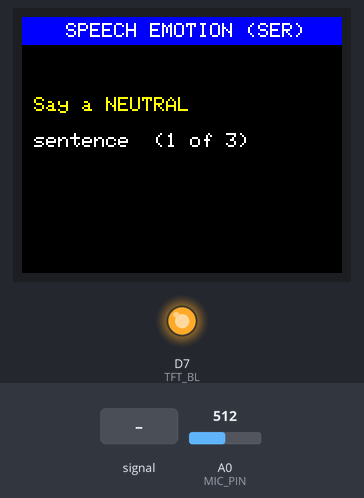
A sketch run on a simulated Arduino Uno R4 Minima. On the bench: 160×128 colour display, output pins drawn as LEDs (lit = HIGH). Inputs (shaded band) come from the test bench; at power-on: A0 (MIC_PIN) = 512 (analog values on the 0–1023 scale). What the sketch prints to the serial monitor is not drawn.

Above: at 3.3 s.
3.4 s: A0 (MIC_PIN) fed a 2 Hz sine of ±306 counts around its level
At 3.63 s:
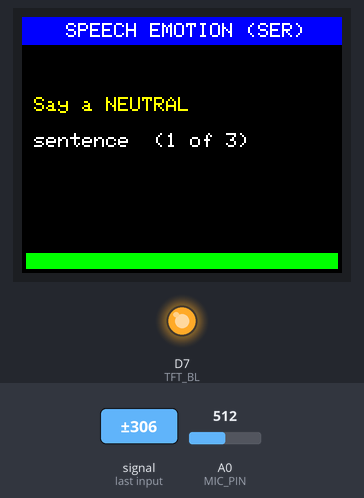
4.9 s: A0 (MIC_PIN) set to 716
At 6.1 s:
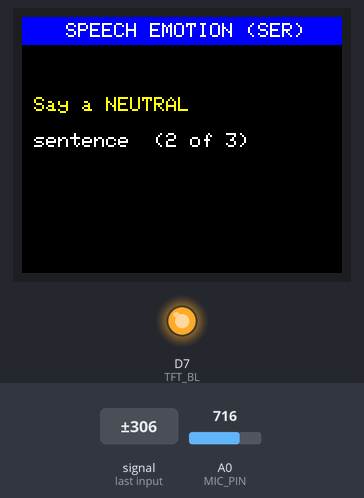
6.9 s: A0 (MIC_PIN) fed a 200 Hz sine of ±81 counts around its level
At 16.1 s:
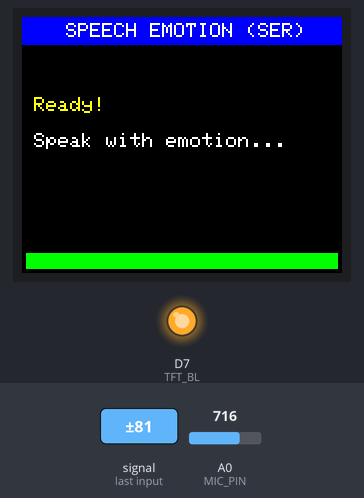
Timing chart, 0 to 16.8 s (numbered marks = the images above; inputs shaded):
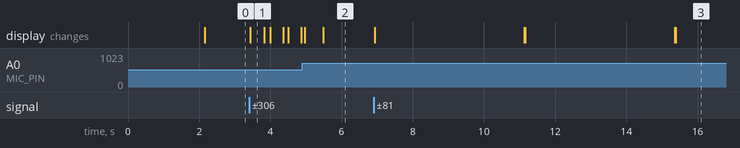

Measured:
- after the input at 3.4 s, the display: changes at once (image 1)
- after the input at 6.9 s, the display: first changes at once (image 3 shows a later state)
- what the display in image 1 shows lasts 0.4 s, from 3.4 s to 3.8 s

The sketch:

SpeechEmotion_UnoR4.ino
```cpp
/*
  Speech Emotion Detection - Arduino UNO R4 WiFi
  Mic    : Seeed Grove Sound Sensor v1.7  (SIG -> A0)
  Display: SmartElex 1.8" 128x160 SPI LCD (ST7735)

  Method : frame-wise prosodic features (RMS energy, pitch via
           autocorrelation, pitch variation, zero-crossing rate),
           speaker-relative calibration, rule-based classifier.
  Output : emotion on LCD + feature CSV on Serial (115200) for dataset
           collection / training a better classifier later.

  Libraries (Library Manager):
    - Adafruit GFX Library
    - Adafruit ST7735 and ST7789 Library
*/

#include <SPI.h>
#include <Adafruit_GFX.h>
#include <Adafruit_ST7735.h>

// ---------------- PINS: change these to match YOUR wiring ----------------
// Hardware SPI on UNO R4 is fixed:  CLK -> D13,  DIN -> D11
#define TFT_CS   10
#define TFT_DC    9
#define TFT_RST   8
#define TFT_BL    7      // backlight; or wire BL straight to 3.3V and ignore
#define MIC_PIN  A0

// ---------------- TUNABLE THRESHOLDS ----------------
const float AROUSAL_HIGH   = 0.35f;  // above -> Happy/Angry
const float AROUSAL_LOW    = -0.15f; // below -> Sad (if pitch is flat)
const float ANGRY_ENERGY   = 1.5f;   // energy ratio needed for Angry
const float ANGRY_ZCR      = 1.15f;  // ZCR ratio (harsh voice) for Angry
const float VOICED_CORR    = 0.35f;  // autocorrelation peak to accept pitch
const uint8_t CAL_UTTERANCES = 3;    // neutral sentences used as baseline

// ---------------- AUDIO ----------------
#define N 256                         // samples per frame (~32 ms)
const uint32_t SAMPLE_US = 125;       // target 8 kHz
int16_t  buf[N];
float    x[N];
float    fsActual = 8000.0f;

// per-frame features
float fRms, fZcr, fPitch;             // fPitch = 0 if unvoiced

// noise / VAD
float noiseRms = 5, vadThresh = 20;

// utterance accumulators
bool     inUtt = false;
uint16_t nFrames, nVoiced, silence;
float    sumRms, sumZcr, sumP, sumP2;

// speaker baseline
uint8_t  calCount = 0;
float    basePitch = 0, baseRms = 0, baseZcr = 0, baseCv = 0;

Adafruit_ST7735 tft(TFT_CS, TFT_DC, TFT_RST);

// ---------------- DISPLAY HELPERS ----------------
void header() {
  tft.fillScreen(ST77XX_BLACK);
  tft.fillRect(0, 0, 160, 14, ST77XX_BLUE);
  tft.setTextColor(ST77XX_WHITE);
  tft.setTextSize(1);
  tft.setCursor(22, 3);
  tft.print("SPEECH EMOTION (SER)");
}

void message(const char *l1, const char *l2) {
  header();
  tft.setTextColor(ST77XX_YELLOW);
  tft.setCursor(6, 40);  tft.print(l1);
  tft.setTextColor(ST77XX_WHITE);
  tft.setCursor(6, 58);  tft.print(l2);
}

void drawLevel(float rms) {
  float top = vadThresh * 8.0f;
  int w = (int)(156.0f * constrain(rms, 0, top) / top);
  uint16_t c = (rms > vadThresh) ? ST77XX_GREEN : 0x7BEF; // grey when silent
  tft.fillRect(2, 118, w, 8, c);
  tft.fillRect(2 + w, 118, 156 - w, 8, ST77XX_BLACK);
}

void showEmotion(const char *label, uint16_t color,
                 float pitch, float eR, float pR, float cv) {
  header();
  tft.setTextSize(3);
  tft.setTextColor(color);
  int wpx = strlen(label) * 18;
  tft.setCursor((160 - wpx) / 2, 28);
  tft.print(label);

  tft.setTextSize(1);
  tft.setTextColor(ST77XX_WHITE);
  tft.setCursor(6, 66);  tft.print("Pitch : "); tft.print(pitch, 0); tft.print(" Hz");
  tft.setCursor(6, 78);  tft.print("P-ratio: "); tft.print(pR, 2);
  tft.setCursor(6, 90);  tft.print("Energy : "); tft.print(eR, 2); tft.print(" x");
  tft.setCursor(6, 102); tft.print("P-var  : "); tft.print(cv, 2);
}

// ---------------- AUDIO CAPTURE + FEATURES ----------------
void captureFrame() {
  uint32_t t0 = micros(), t = t0;
  for (int i = 0; i < N; i++) {
    while ((uint32_t)(micros() - t) < SAMPLE_US) { }
    t += SAMPLE_US;
    buf[i] = analogRead(MIC_PIN);
  }
  fsActual = (float)N * 1e6f / (float)(micros() - t0);
}

void analyzeFrame(bool wantPitch) {
  float mean = 0;
  for (int i = 0; i < N; i++) mean += buf[i];
  mean /= N;

  float e = 0;
  for (int i = 0; i < N; i++) { x[i] = buf[i] - mean; e += x[i] * x[i]; }
  fRms = sqrt(e / N);

  // zero-crossing rate with hysteresis (ignores tiny noise wiggles)
  float h = 0.2f * fRms;
  int zc = 0, sign = 0;
  for (int i = 0; i < N; i++) {
    int s = (x[i] > h) ? 1 : (x[i] < -h ? -1 : 0);
    if (s != 0) { if (sign != 0 && s != sign) zc++; sign = s; }
  }
  fZcr = (float)zc / N;

  // pitch by autocorrelation, 80..400 Hz
  fPitch = 0;
  if (!wantPitch || e < 1.0f) return;
  int lagMin = (int)(fsActual / 400.0f);
  int lagMax = (int)(fsActual / 80.0f);
  if (lagMax > N / 2) lagMax = N / 2;
  float best = 0; int bestLag = 0;
  for (int lag = lagMin; lag <= lagMax; lag++) {
    float r = 0;
    for (int i = 0; i < N - lag; i++) r += x[i] * x[i + lag];
    r /= e;
    if (r > best) { best = r; bestLag = lag; }
  }
  if (best > VOICED_CORR && bestLag > 0) fPitch = fsActual / bestLag;
}

void calibrateNoise() {
  message("Calibrating noise...", "Stay quiet for 2 sec");
  float s = 0; int n = 60;
  for (int i = 0; i < n; i++) { captureFrame(); analyzeFrame(false); s += fRms; }
  noiseRms  = s / n;
  vadThresh = max(noiseRms * 2.5f, noiseRms + 15.0f);
  Serial.print("# noiseRms="); Serial.print(noiseRms);
  Serial.print(" vadThresh="); Serial.print(vadThresh);
  Serial.print(" fs=");        Serial.println(fsActual);
}

void promptCalibration() {
  char l2[32];
  snprintf(l2, sizeof(l2), "sentence  (%d of %d)", calCount + 1, CAL_UTTERANCES);
  message("Say a NEUTRAL", l2);
}

void resetUtt() {
  inUtt = false; nFrames = nVoiced = silence = 0;
  sumRms = sumZcr = sumP = sumP2 = 0;
}

// ---------------- CLASSIFIER ----------------
void finishUtterance() {
  if (nFrames < 10 || nVoiced < 5) { resetUtt(); return; }   // too short / noise

  float mRms = sumRms / nFrames;
  float mZcr = sumZcr / nFrames;
  float mP   = sumP / nVoiced;
  float var  = sumP2 / nVoiced - mP * mP;
  float cv   = (var > 0 ? sqrt(var) : 0) / mP;               // pitch variation

  if (calCount < CAL_UTTERANCES) {                           // build baseline
    basePitch += mP; baseRms += mRms; baseZcr += mZcr; baseCv += cv;
    calCount++;
    if (calCount == CAL_UTTERANCES) {
      basePitch /= calCount; baseRms /= calCount;
      baseZcr   /= calCount; baseCv  /= calCount;
      if (baseZcr < 0.001f) baseZcr = 0.001f;
      Serial.println("pitch,pRatio,eRatio,zRatio,cv,label");
      message("Ready!", "Speak with emotion...");
    } else promptCalibration();
    resetUtt();
    return;
  }

  float pR = mP / basePitch;
  float eR = mRms / baseRms;
  float zR = mZcr / baseZcr;
  float arousal = 0.5f * (eR - 1.0f) + 1.5f * (pR - 1.0f);

  const char *label; uint16_t color;
  if (arousal > AROUSAL_HIGH) {
    if (eR > ANGRY_ENERGY && zR > ANGRY_ZCR) { label = "ANGRY";  color = ST77XX_RED; }
    else                                     { label = "HAPPY";  color = ST77XX_YELLOW; }
  } else if (arousal < AROUSAL_LOW && cv <= baseCv) {
    label = "SAD";     color = ST77XX_CYAN;
  } else {
    label = "NEUTRAL"; color = ST77XX_GREEN;
  }

  showEmotion(label, color, mP, eR, pR, cv);
  Serial.print(mP, 1); Serial.print(','); Serial.print(pR, 3); Serial.print(',');
  Serial.print(eR, 3); Serial.print(','); Serial.print(zR, 3); Serial.print(',');
  Serial.print(cv, 3); Serial.print(','); Serial.println(label);
  resetUtt();
}

// ---------------- SETUP / LOOP ----------------
void setup() {
  Serial.begin(115200);
  analogReadResolution(12);
  pinMode(TFT_BL, OUTPUT); digitalWrite(TFT_BL, HIGH);

  tft.initR(INITR_BLACKTAB);   // wrong colours / shifted edges? try INITR_GREENTAB
  tft.setRotation(1);          // landscape 160x128
  tft.setTextWrap(false);

  resetUtt();
  calibrateNoise();
  promptCalibration();
}

void loop() {
  captureFrame();
  analyzeFrame(true);
  drawLevel(fRms);

  if (fRms > vadThresh) {                 // speech frame
    inUtt = true; silence = 0;
    nFrames++; sumRms += fRms; sumZcr += fZcr;
    if (fPitch > 0) { nVoiced++; sumP += fPitch; sumP2 += fPitch * fPitch; }
    if (nFrames > 125) finishUtterance(); // cap at ~4 s
  } else if (inUtt) {
    if (++silence > 15) finishUtterance(); // ~0.5 s pause ends the utterance
  }
}
```
